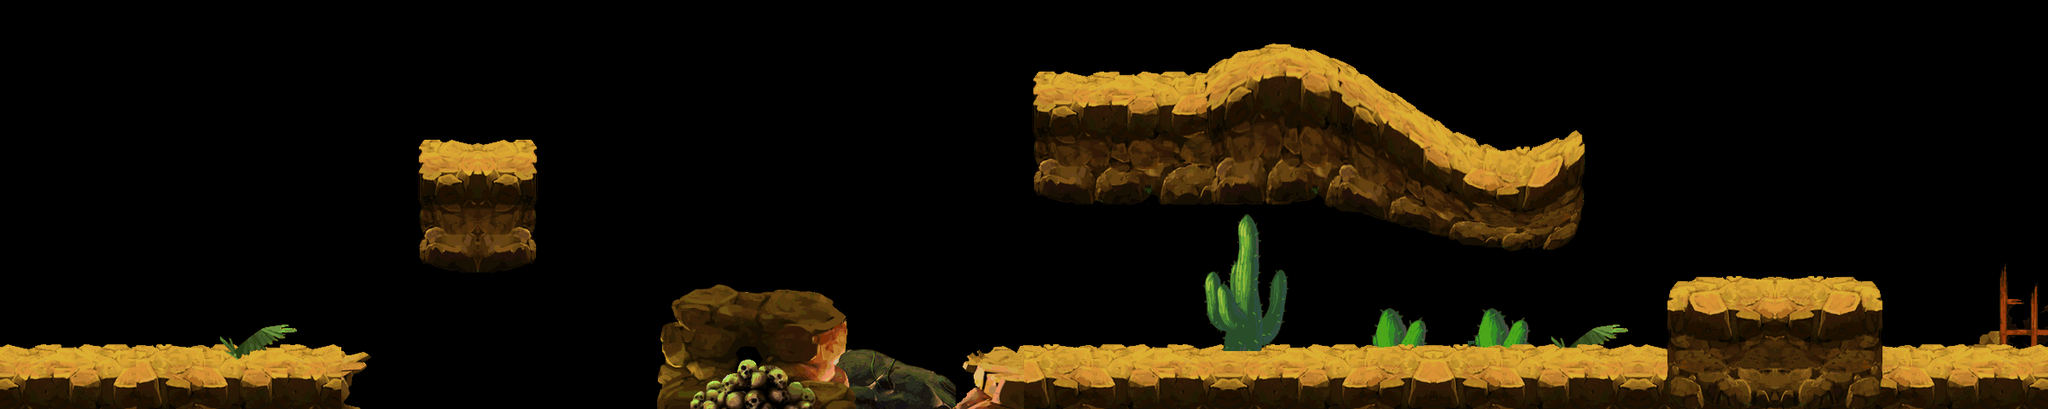

A level layout from a 2D game, rendered from its tile map. Below: a short description, then the map file with tile-grid data replaced by summaries:
An orthogonal 60x12 tile map with 40x40 px tiles, 4 tile layers (land1, land2, land3, land4) and 33 objects.

<map version="1.0" orientation="orthogonal" width="60" height="12" tilewidth="40" tileheight="40">
 <tileset firstgid="1" name="4-2" tilewidth="40" tileheight="40">
  <image source="d-land.png" width="2025" height="1793" />
 </tileset>
 <layer name="land1" width="60" height="12">
  <data>[720 cells, 40 non-empty, 35 distinct tile ids]</data>
 </layer>
 <layer name="land2" width="60" height="12">
  <data>[720 cells, 204 non-empty, 98 distinct tile ids]</data>
 </layer>
 <layer name="land3" width="60" height="12">
  <data>[720 cells, 164 non-empty, 143 distinct tile ids]</data>
 </layer>
 <layer name="land4" width="60" height="12">
  <data>[720 cells, 12 non-empty, 12 distinct tile ids]</data>
 </layer>
 <objectgroup name="pengzhuang" width="60" height="12">
  <object x="792" y="361" width="177" height="121" />
  <object x="492" y="186" width="133" height="52" />
  <object x="0" y="425" width="411" height="57" />
  <object x="1213" y="107" width="170" height="52" />
  <object x="1479" y="66" width="58" height="47" />
  <object x="1384" y="108" width="94" height="37" />
  <object x="1537" y="201" width="302" height="40" />
  <object x="1143" y="426" width="812" height="55" />
  <object x="2203" y="430" width="197" height="50" />
  <object x="1954" y="350" width="250" height="132" />
 </objectgroup>
 <objectgroup name="zuobiao1" width="60" height="12">
  <object x="567" y="180">
   <properties>
    <property name="id" value="1" />
    <property name="type" value="1" />
   </properties>
  </object>
  <object x="312" y="436">
   <properties>
    <property name="id" value="1" />
    <property name="type" value="1" />
   </properties>
  </object>
  <object x="248" y="436">
   <properties>
    <property name="id" value="1" />
    <property name="type" value="1" />
   </properties>
  </object>
  <object x="1667" y="440">
   <properties>
    <property name="id" value="1" />
    <property name="type" value="1" />
   </properties>
  </object>
  <object x="1603" y="440">
   <properties>
    <property name="id" value="1" />
    <property name="type" value="1" />
   </properties>
  </object>
 </objectgroup>
 <objectgroup name="zuobiao2" width="60" height="12">
  <object x="932" y="351">
   <properties>
    <property name="id" value="101" />
    <property name="num" value="5" />
    <property name="range" value="100" />
    <property name="time" value="1" />
    <property name="timemax" value="12" />
    <property name="timemin" value="3" />
    <property name="z" value="0" />
   </properties>
  </object>
  <object x="533" y="188">
   <properties>
    <property name="id" value="102" />
    <property name="num" value="5" />
    <property name="range" value="0" />
    <property name="time" value="1" />
    <property name="timemax" value="20" />
    <property name="timmin" value="5" />
   </properties>
  </object>
  <object x="836" y="361">
   <properties>
    <property name="id" value="102" />
    <property name="num" value="5" />
    <property name="range" value="0" />
    <property name="time" value="1" />
    <property name="timemax" value="20" />
    <property name="timmin" value="5" />
   </properties>
  </object>
  <object x="1275" y="108">
   <properties>
    <property name="id" value="102" />
    <property name="num" value="5" />
    <property name="range" value="0" />
    <property name="time" value="1" />
    <property name="timemax" value="20" />
    <property name="timmin" value="5" />
   </properties>
  </object>
  <object x="297" y="427">
   <properties>
    <property name="id" value="101" />
    <property name="num" value="6" />
    <property name="range" value="20" />
    <property name="time" value="2" />
    <property name="timemax" value="12" />
    <property name="timmin" value="3" />
   </properties>
  </object>
  <object x="1372" y="423">
   <properties>
    <property name="id" value="101" />
    <property name="num" value="6" />
    <property name="range" value="20" />
    <property name="time" value="2" />
    <property name="timemax" value="12" />
    <property name="timmin" value="3" />
   </properties>
  </object>
  <object x="1521" y="425">
   <properties>
    <property name="id" value="103" />
    <property name="num" value="4" />
    <property name="range" value="50" />
    <property name="time" value="6" />
    <property name="timemax" value="10" />
    <property name="timmin" value="3" />
   </properties>
  </object>
  <object x="1324" y="107">
   <properties>
    <property name="id" value="111" />
    <property name="num" value="2" />
    <property name="range" value="20" />
    <property name="time" value="1" />
    <property name="timemax" value="8" />
    <property name="timmin" value="1" />
   </properties>
  </object>
  <object x="1731" y="428">
   <properties>
    <property name="id" value="111" />
    <property name="num" value="2" />
    <property name="range" value="20" />
    <property name="time" value="1" />
    <property name="timemax" value="8" />
    <property name="timmin" value="1" />
   </properties>
  </object>
  <object x="814" y="54">
   <properties>
    <property name="id" value="107" />
    <property name="num" value="3" />
    <property name="range" value="0" />
    <property name="time" value="1" />
    <property name="timemax" value="12" />
    <property name="timmin" value="3" />
   </properties>
  </object>
  <object x="1880" y="-4">
   <properties>
    <property name="id" value="107" />
    <property name="num" value="3" />
    <property name="range" value="0" />
    <property name="time" value="1" />
    <property name="timemax" value="12" />
    <property name="timmin" value="3" />
   </properties>
  </object>
  <object x="188" y="430">
   <properties>
    <property name="id" value="111" />
    <property name="num" value="4" />
    <property name="range" value="0" />
    <property name="time" value="1" />
    <property name="timemax" value="8" />
    <property name="timmin" value="1" />
   </properties>
  </object>
  <object x="1274" y="428">
   <properties>
    <property name="id" value="111" />
    <property name="num" value="4" />
    <property name="range" value="0" />
    <property name="time" value="1" />
    <property name="timemax" value="8" />
    <property name="timmin" value="1" />
   </properties>
  </object>
  <object x="1506" y="60">
   <properties>
    <property name="id" value="111" />
    <property name="num" value="4" />
    <property name="range" value="0" />
    <property name="time" value="1" />
    <property name="timemax" value="8" />
    <property name="timmin" value="1" />
   </properties>
  </object>
  <object x="2082" y="354">
   <properties>
    <property name="id" value="111" />
    <property name="num" value="4" />
    <property name="range" value="0" />
    <property name="time" value="1" />
    <property name="timemax" value="8" />
    <property name="timmin" value="1" />
   </properties>
  </object>
 </objectgroup>
 <objectgroup name="zuobiao3" width="60" height="12">
  <object x="1382" y="66" width="98" height="41">
   <properties>
    <property name="poid" value="0" />
   </properties>
  </object>
  <object x="1537" y="67" width="227" height="133">
   <properties>
    <property name="poid" value="1" />
   </properties>
  </object>
  <object x="1763" y="162" width="81" height="38">
   <properties>
    <property name="poid" value="0" />
   </properties>
  </object>
 </objectgroup>
</map>
